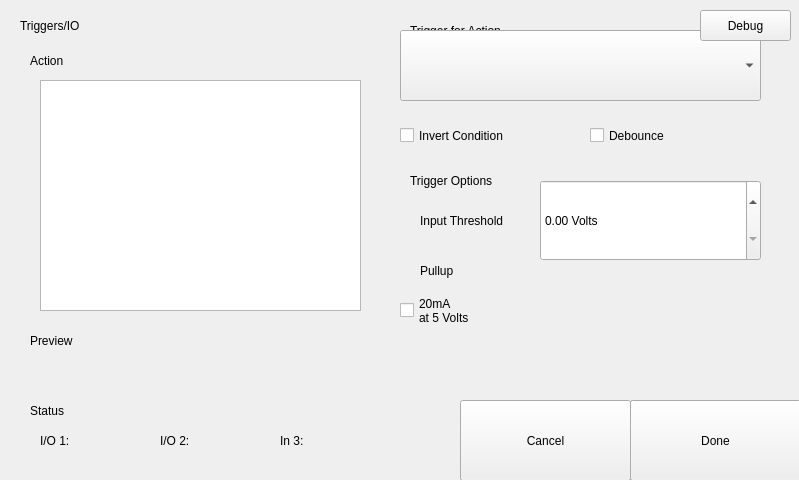
<?xml version="1.0" encoding="UTF-8"?>
<ui version="4.0">
 <class>TriggersAndIo</class>
 <widget class="QWidget" name="TriggersAndIo">
  <property name="geometry">
   <rect>
    <x>0</x>
    <y>0</y>
    <width>799</width>
    <height>480</height>
   </rect>
  </property>
  <property name="windowTitle">
   <string>Triggers</string>
  </property>
  <widget class="HeaderLabel" name="headerlabel">
   <property name="geometry">
    <rect>
     <x>20</x>
     <y>10</y>
     <width>271</width>
     <height>31</height>
    </rect>
   </property>
   <property name="text">
    <string>Triggers/IO</string>
   </property>
  </widget>
  <widget class="Backdrop" name="backdrop">
   <property name="geometry">
    <rect>
     <x>0</x>
     <y>0</y>
     <width>801</width>
     <height>481</height>
    </rect>
   </property>
  </widget>
  <widget class="Label" name="uiUnsavedChangesWarning">
   <property name="geometry">
    <rect>
     <x>420</x>
     <y>397</y>
     <width>361</width>
     <height>21</height>
    </rect>
   </property>
   <property name="text">
    <string>* Press Save to apply changes.</string>
   </property>
   <property name="alignment">
    <set>Qt::AlignRight|Qt::AlignTrailing|Qt::AlignVCenter</set>
   </property>
  </widget>
  <widget class="Button" name="uiSave">
   <property name="geometry">
    <rect>
     <x>630</x>
     <y>400</y>
     <width>171</width>
     <height>81</height>
    </rect>
   </property>
   <property name="text">
    <string>Save</string>
   </property>
   <property name="clickMarginLeft" stdset="0">
    <enum>Button::half</enum>
   </property>
  </widget>
  <widget class="Button" name="uiDone">
   <property name="geometry">
    <rect>
     <x>630</x>
     <y>400</y>
     <width>171</width>
     <height>81</height>
    </rect>
   </property>
   <property name="text">
    <string>Done</string>
   </property>
   <property name="clickMarginLeft" stdset="0">
    <enum>Button::half</enum>
   </property>
  </widget>
  <widget class="Button" name="uiCancel">
   <property name="geometry">
    <rect>
     <x>460</x>
     <y>400</y>
     <width>171</width>
     <height>81</height>
    </rect>
   </property>
   <property name="text">
    <string>Cancel</string>
   </property>
   <property name="clickMarginRight" stdset="0">
    <enum>Button::half</enum>
   </property>
  </widget>
  <widget class="Subheader" name="subheader">
   <property name="geometry">
    <rect>
     <x>30</x>
     <y>50</y>
     <width>321</width>
     <height>21</height>
    </rect>
   </property>
   <property name="text">
    <string>Action</string>
   </property>
  </widget>
  <widget class="ComboBox" name="uiTriggerList">
   <property name="geometry">
    <rect>
     <x>400</x>
     <y>30</y>
     <width>361</width>
     <height>71</height>
    </rect>
   </property>
   <property name="currentIndex">
    <number>-1</number>
   </property>
   <property name="clickMarginBottom" stdset="0">
    <enum>ComboBox::half</enum>
   </property>
  </widget>
  <widget class="Subheader" name="subheader_2">
   <property name="geometry">
    <rect>
     <x>410</x>
     <y>20</y>
     <width>371</width>
     <height>21</height>
    </rect>
   </property>
   <property name="text">
    <string>Trigger for Action</string>
   </property>
  </widget>
  <widget class="CheckBox" name="uiInvertCondition">
   <property name="geometry">
    <rect>
     <x>400</x>
     <y>100</y>
     <width>191</width>
     <height>71</height>
    </rect>
   </property>
   <property name="text">
    <string>Invert Condition</string>
   </property>
   <property name="clickMarginTop" stdset="0">
    <enum>CheckBox::half</enum>
   </property>
  </widget>
  <widget class="CheckBox" name="uiDebounce">
   <property name="geometry">
    <rect>
     <x>590</x>
     <y>100</y>
     <width>171</width>
     <height>71</height>
    </rect>
   </property>
   <property name="text">
    <string>Debounce</string>
   </property>
   <property name="clickMarginTop" stdset="0">
    <enum>CheckBox::half</enum>
   </property>
  </widget>
  <widget class="ScrollList" name="uiActionList">
   <property name="geometry">
    <rect>
     <x>40</x>
     <y>80</y>
     <width>321</width>
     <height>231</height>
    </rect>
   </property>
   <property name="editTriggers">
    <set>QAbstractItemView::NoEditTriggers</set>
   </property>
  </widget>
  <widget class="QWidget" name="uiPreview" native="true">
   <property name="geometry">
    <rect>
     <x>40</x>
     <y>350</y>
     <width>351</width>
     <height>51</height>
    </rect>
   </property>
  </widget>
  <widget class="Subheader" name="uiPreviewSubheader">
   <property name="geometry">
    <rect>
     <x>30</x>
     <y>330</y>
     <width>321</width>
     <height>21</height>
    </rect>
   </property>
   <property name="text">
    <string>Preview</string>
   </property>
  </widget>
  <widget class="QStackedWidget" name="uiIndividualTriggerConfigurationPanes">
   <property name="geometry">
    <rect>
     <x>400</x>
     <y>160</y>
     <width>401</width>
     <height>241</height>
    </rect>
   </property>
   <property name="currentIndex">
    <number>3</number>
   </property>
   <widget class="QWidget" name="uiNonePane"/>
   <widget class="QWidget" name="uiVirtualPane"/>
   <widget class="QWidget" name="uiIo1Pane">
    <widget class="DecimalSpinBox" name="uiIo1ThresholdVoltage">
     <property name="geometry">
      <rect>
       <x>140</x>
       <y>20</y>
       <width>221</width>
       <height>81</height>
      </rect>
     </property>
     <property name="suffix">
      <string> Volts</string>
     </property>
     <property name="maximum">
      <double>6.600000000000000</double>
     </property>
     <property name="singleStep">
      <double>0.100000000000000</double>
     </property>
    </widget>
    <widget class="CheckBox" name="uiIo120MAPullup">
     <property name="geometry">
      <rect>
       <x>140</x>
       <y>110</y>
       <width>151</width>
       <height>81</height>
      </rect>
     </property>
     <property name="text">
      <string>20mA at
5 Volts</string>
     </property>
    </widget>
    <widget class="CheckBox" name="uiIo11MAPullup">
     <property name="geometry">
      <rect>
       <x>0</x>
       <y>110</y>
       <width>141</width>
       <height>81</height>
      </rect>
     </property>
     <property name="text">
      <string>1mA at
5 Volts</string>
     </property>
    </widget>
    <widget class="Label" name="label_2">
     <property name="geometry">
      <rect>
       <x>20</x>
       <y>40</y>
       <width>171</width>
       <height>41</height>
      </rect>
     </property>
     <property name="text">
      <string>Input Threshold</string>
     </property>
    </widget>
    <widget class="Label" name="label_4">
     <property name="geometry">
      <rect>
       <x>20</x>
       <y>100</y>
       <width>181</width>
       <height>21</height>
      </rect>
     </property>
     <property name="text">
      <string>Pullups</string>
     </property>
    </widget>
    <widget class="Subheader" name="subheader_8">
     <property name="geometry">
      <rect>
       <x>10</x>
       <y>10</y>
       <width>241</width>
       <height>21</height>
      </rect>
     </property>
     <property name="text">
      <string>Trigger Options</string>
     </property>
    </widget>
    <zorder>label_4</zorder>
    <zorder>label_2</zorder>
    <zorder>uiIo1ThresholdVoltage</zorder>
    <zorder>uiIo11MAPullup</zorder>
    <zorder>uiIo120MAPullup</zorder>
    <zorder>subheader_8</zorder>
   </widget>
   <widget class="QWidget" name="uiIo2Pane">
    <widget class="DecimalSpinBox" name="uiIo2ThresholdVoltage">
     <property name="geometry">
      <rect>
       <x>140</x>
       <y>20</y>
       <width>221</width>
       <height>81</height>
      </rect>
     </property>
     <property name="suffix">
      <string> Volts</string>
     </property>
     <property name="maximum">
      <double>6.600000000000000</double>
     </property>
     <property name="singleStep">
      <double>0.100000000000000</double>
     </property>
    </widget>
    <widget class="CheckBox" name="uiIo220MAPullup">
     <property name="geometry">
      <rect>
       <x>0</x>
       <y>110</y>
       <width>211</width>
       <height>81</height>
      </rect>
     </property>
     <property name="text">
      <string>20mA
at 5 Volts</string>
     </property>
    </widget>
    <widget class="Label" name="label_5">
     <property name="geometry">
      <rect>
       <x>20</x>
       <y>100</y>
       <width>181</width>
       <height>21</height>
      </rect>
     </property>
     <property name="text">
      <string>Pullup</string>
     </property>
    </widget>
    <widget class="Label" name="label_6">
     <property name="geometry">
      <rect>
       <x>20</x>
       <y>40</y>
       <width>171</width>
       <height>41</height>
      </rect>
     </property>
     <property name="text">
      <string>Input Threshold</string>
     </property>
    </widget>
    <widget class="Subheader" name="subheader_7">
     <property name="geometry">
      <rect>
       <x>10</x>
       <y>10</y>
       <width>241</width>
       <height>21</height>
      </rect>
     </property>
     <property name="text">
      <string>Trigger Options</string>
     </property>
    </widget>
    <zorder>label_5</zorder>
    <zorder>label_6</zorder>
    <zorder>uiIo2ThresholdVoltage</zorder>
    <zorder>uiIo220MAPullup</zorder>
    <zorder>subheader_7</zorder>
   </widget>
   <widget class="QWidget" name="uiIo3Pane">
    <widget class="Label" name="label_7">
     <property name="geometry">
      <rect>
       <x>20</x>
       <y>0</y>
       <width>321</width>
       <height>21</height>
      </rect>
     </property>
     <property name="text">
      <string>Note: Input threshold is 5 volts.</string>
     </property>
    </widget>
   </widget>
   <widget class="QWidget" name="uiAudioPane">
    <widget class="Label" name="label">
     <property name="geometry">
      <rect>
       <x>20</x>
       <y>50</y>
       <width>81</width>
       <height>21</height>
      </rect>
     </property>
     <property name="text">
      <string>Volume</string>
     </property>
    </widget>
    <widget class="Label" name="label_9">
     <property name="geometry">
      <rect>
       <x>20</x>
       <y>110</y>
       <width>80</width>
       <height>21</height>
      </rect>
     </property>
     <property name="text">
      <string>Duration</string>
     </property>
    </widget>
    <widget class="QWidget" name="uiAudioGraph" native="true">
     <property name="geometry">
      <rect>
       <x>20</x>
       <y>160</y>
       <width>321</width>
       <height>71</height>
      </rect>
     </property>
     <property name="styleSheet">
      <string notr="true">border: 1px solid black</string>
     </property>
    </widget>
    <widget class="Label" name="uiAudioGraphLabel">
     <property name="geometry">
      <rect>
       <x>21</x>
       <y>161</y>
       <width>151</width>
       <height>31</height>
      </rect>
     </property>
     <property name="styleSheet">
      <string notr="true">
					font-size: 16px;
					background: transparent;
					color: #fff;
				
			font-size: 16px;
			background: rgba(255,255,255,127);</string>
     </property>
     <property name="text">
      <string>Audio Over Time</string>
     </property>
     <property name="alignment">
      <set>Qt::AlignCenter</set>
     </property>
    </widget>
    <widget class="Label" name="label_11">
     <property name="geometry">
      <rect>
       <x>200</x>
       <y>50</y>
       <width>41</width>
       <height>21</height>
      </rect>
     </property>
     <property name="text">
      <string>or</string>
     </property>
     <property name="alignment">
      <set>Qt::AlignCenter</set>
     </property>
    </widget>
    <widget class="DecimalSpinBox" name="uiAudioTriggerDB">
     <property name="geometry">
      <rect>
       <x>80</x>
       <y>20</y>
       <width>141</width>
       <height>71</height>
      </rect>
     </property>
     <property name="suffix">
      <string>dB</string>
     </property>
     <property name="maximum">
      <double>45.000000000000000</double>
     </property>
     <property name="singleStep">
      <double>0.100000000000000</double>
     </property>
     <property name="clickMarginBottom" stdset="0">
      <enum>DecimalSpinBox::half</enum>
     </property>
    </widget>
    <widget class="SpinBox" name="uiAudioTriggerPercent">
     <property name="geometry">
      <rect>
       <x>220</x>
       <y>20</y>
       <width>141</width>
       <height>71</height>
      </rect>
     </property>
     <property name="suffix">
      <string>%</string>
     </property>
     <property name="maximum">
      <number>100</number>
     </property>
     <property name="clickMarginBottom" stdset="0">
      <enum>SpinBox::half</enum>
     </property>
    </widget>
    <widget class="Subheader" name="subheader_4">
     <property name="geometry">
      <rect>
       <x>10</x>
       <y>10</y>
       <width>241</width>
       <height>21</height>
      </rect>
     </property>
     <property name="text">
      <string>Trigger Options</string>
     </property>
    </widget>
    <widget class="DecimalSpinBox" name="uiAudioTriggerDuration">
     <property name="geometry">
      <rect>
       <x>80</x>
       <y>90</y>
       <width>141</width>
       <height>71</height>
      </rect>
     </property>
     <property name="maximum">
      <double>999999999.000000000000000</double>
     </property>
     <property name="singleStep">
      <double>0.100000000000000</double>
     </property>
     <property name="clickMarginTop" stdset="0">
      <enum>DecimalSpinBox::half</enum>
     </property>
     <property name="units" stdset="0">
      <string>s</string>
     </property>
    </widget>
    <zorder>label</zorder>
    <zorder>label_9</zorder>
    <zorder>uiAudioGraph</zorder>
    <zorder>uiAudioGraphLabel</zorder>
    <zorder>uiAudioTriggerDB</zorder>
    <zorder>label_11</zorder>
    <zorder>uiAudioTriggerPercent</zorder>
    <zorder>uiAudioTriggerDuration</zorder>
    <zorder>subheader_4</zorder>
   </widget>
   <widget class="QWidget" name="uiMotionPane">
    <widget class="QWidget" name="uiMotionGraph" native="true">
     <property name="geometry">
      <rect>
       <x>20</x>
       <y>39</y>
       <width>321</width>
       <height>121</height>
      </rect>
     </property>
     <property name="styleSheet">
      <string notr="true">border: 1px solid black</string>
     </property>
    </widget>
    <widget class="Button" name="uiConfigureMotionTriggering">
     <property name="geometry">
      <rect>
       <x>0</x>
       <y>149</y>
       <width>361</width>
       <height>81</height>
      </rect>
     </property>
     <property name="text">
      <string>Configure Motion Triggering</string>
     </property>
    </widget>
    <widget class="Label" name="uiMotionGraphLabel">
     <property name="geometry">
      <rect>
       <x>21</x>
       <y>40</y>
       <width>151</width>
       <height>31</height>
      </rect>
     </property>
     <property name="styleSheet">
      <string notr="true">
					font-size: 16px;
					background: transparent;
					color: #fff;
				
			font-size: 16px;
			background: rgba(255,255,255,127);</string>
     </property>
     <property name="text">
      <string>Motion Over Time</string>
     </property>
     <property name="alignment">
      <set>Qt::AlignCenter</set>
     </property>
    </widget>
    <widget class="Subheader" name="subheader_5">
     <property name="geometry">
      <rect>
       <x>10</x>
       <y>10</y>
       <width>241</width>
       <height>21</height>
      </rect>
     </property>
     <property name="text">
      <string>Trigger Options</string>
     </property>
    </widget>
    <zorder>uiMotionGraph</zorder>
    <zorder>uiMotionGraphLabel</zorder>
    <zorder>uiConfigureMotionTriggering</zorder>
    <zorder>subheader_5</zorder>
   </widget>
   <widget class="QWidget" name="uiDelayPane">
    <widget class="DecimalSpinBox" name="uiDelayAmount">
     <property name="geometry">
      <rect>
       <x>50</x>
       <y>20</y>
       <width>151</width>
       <height>81</height>
      </rect>
     </property>
     <property name="decimals">
      <number>2</number>
     </property>
     <property name="maximum">
      <double>99999999.000000000000000</double>
     </property>
     <property name="singleStep">
      <double>0.010000000000000</double>
     </property>
     <property name="units" stdset="0">
      <string>s</string>
     </property>
    </widget>
    <widget class="Label" name="label_8">
     <property name="geometry">
      <rect>
       <x>20</x>
       <y>40</y>
       <width>51</width>
       <height>41</height>
      </rect>
     </property>
     <property name="text">
      <string>Delay</string>
     </property>
    </widget>
    <widget class="Subheader" name="subheader_6">
     <property name="geometry">
      <rect>
       <x>10</x>
       <y>10</y>
       <width>241</width>
       <height>21</height>
      </rect>
     </property>
     <property name="text">
      <string>Trigger Options</string>
     </property>
    </widget>
    <zorder>label_8</zorder>
    <zorder>uiDelayAmount</zorder>
    <zorder>subheader_6</zorder>
   </widget>
   <widget class="QWidget" name="uiCombPane"/>
   <widget class="QWidget" name="uiTogglePane"/>
   <widget class="QWidget" name="uiShutterPane"/>
   <widget class="QWidget" name="uiRecordingPane"/>
   <widget class="QWidget" name="uiDispFramePane"/>
   <widget class="QWidget" name="uiStartRecPane"/>
   <widget class="QWidget" name="uiEndRecPane"/>
   <widget class="QWidget" name="uiNextSegPane"/>
   <widget class="QWidget" name="uiTimingIoPane"/>
   <widget class="QWidget" name="uiAlwaysHighPane"/>
  </widget>
  <widget class="QPushButton" name="uiDebug">
   <property name="geometry">
    <rect>
     <x>700</x>
     <y>10</y>
     <width>91</width>
     <height>31</height>
    </rect>
   </property>
   <property name="focusPolicy">
    <enum>Qt::NoFocus</enum>
   </property>
   <property name="text">
    <string>Debug</string>
   </property>
  </widget>
  <widget class="Subheader" name="uiIOStatusSubheader">
   <property name="geometry">
    <rect>
     <x>30</x>
     <y>400</y>
     <width>321</width>
     <height>21</height>
    </rect>
   </property>
   <property name="text">
    <string>Status</string>
   </property>
  </widget>
  <widget class="Label" name="uiIOStatLabel1">
   <property name="geometry">
    <rect>
     <x>40</x>
     <y>420</y>
     <width>41</width>
     <height>41</height>
    </rect>
   </property>
   <property name="text">
    <string>I/O 1:</string>
   </property>
  </widget>
  <widget class="Label" name="uiUIStatLabel2">
   <property name="geometry">
    <rect>
     <x>160</x>
     <y>420</y>
     <width>41</width>
     <height>41</height>
    </rect>
   </property>
   <property name="text">
    <string>I/O 2:</string>
   </property>
  </widget>
  <widget class="Label" name="uiIOStatLabel3">
   <property name="geometry">
    <rect>
     <x>280</x>
     <y>420</y>
     <width>31</width>
     <height>41</height>
    </rect>
   </property>
   <property name="text">
    <string>In 3:</string>
   </property>
  </widget>
  <widget class="FeedbackLabel" name="uiIoStat1">
   <property name="geometry">
    <rect>
     <x>90</x>
     <y>430</y>
     <width>61</width>
     <height>21</height>
    </rect>
   </property>
  </widget>
  <widget class="FeedbackLabel" name="uiIoStat2">
   <property name="geometry">
    <rect>
     <x>210</x>
     <y>430</y>
     <width>61</width>
     <height>21</height>
    </rect>
   </property>
  </widget>
  <widget class="FeedbackLabel" name="uiIoStat3">
   <property name="geometry">
    <rect>
     <x>320</x>
     <y>430</y>
     <width>61</width>
     <height>21</height>
    </rect>
   </property>
  </widget>
  <zorder>backdrop</zorder>
  <zorder>headerlabel</zorder>
  <zorder>uiUnsavedChangesWarning</zorder>
  <zorder>uiSave</zorder>
  <zorder>uiDone</zorder>
  <zorder>subheader</zorder>
  <zorder>subheader_2</zorder>
  <zorder>uiTriggerList</zorder>
  <zorder>uiInvertCondition</zorder>
  <zorder>uiDebounce</zorder>
  <zorder>uiActionList</zorder>
  <zorder>uiPreviewSubheader</zorder>
  <zorder>uiIndividualTriggerConfigurationPanes</zorder>
  <zorder>uiPreview</zorder>
  <zorder>uiCancel</zorder>
  <zorder>uiDebug</zorder>
  <zorder>uiIOStatusSubheader</zorder>
  <zorder>uiIOStatLabel1</zorder>
  <zorder>uiUIStatLabel2</zorder>
  <zorder>uiIOStatLabel3</zorder>
  <zorder>uiIoStat1</zorder>
  <zorder>uiIoStat2</zorder>
  <zorder>uiIoStat3</zorder>
 </widget>
 <customwidgets>
  <customwidget>
   <class>Backdrop</class>
   <extends>QLabel</extends>
   <header>backdrop</header>
  </customwidget>
  <customwidget>
   <class>Button</class>
   <extends>QPushButton</extends>
   <header>button</header>
  </customwidget>
  <customwidget>
   <class>CheckBox</class>
   <extends>QCheckBox</extends>
   <header>check_box</header>
  </customwidget>
  <customwidget>
   <class>ComboBox</class>
   <extends>QComboBox</extends>
   <header>combo_box</header>
  </customwidget>
  <customwidget>
   <class>DecimalSpinBox</class>
   <extends>QDoubleSpinBox</extends>
   <header>decimal_spin_box</header>
  </customwidget>
  <customwidget>
   <class>FeedbackLabel</class>
   <extends>QLabel</extends>
   <header>feedback_label</header>
  </customwidget>
  <customwidget>
   <class>HeaderLabel</class>
   <extends>QLabel</extends>
   <header>header_label</header>
  </customwidget>
  <customwidget>
   <class>Label</class>
   <extends>QLabel</extends>
   <header>label</header>
  </customwidget>
  <customwidget>
   <class>ScrollList</class>
   <extends>QListView</extends>
   <header>scroll_list</header>
  </customwidget>
  <customwidget>
   <class>SpinBox</class>
   <extends>QSpinBox</extends>
   <header>spin_box</header>
  </customwidget>
  <customwidget>
   <class>Subheader</class>
   <extends>QLabel</extends>
   <header>subheader</header>
  </customwidget>
 </customwidgets>
 <tabstops>
  <tabstop>uiDone</tabstop>
  <tabstop>uiSave</tabstop>
  <tabstop>uiActionList</tabstop>
  <tabstop>uiTriggerList</tabstop>
  <tabstop>uiInvertCondition</tabstop>
  <tabstop>uiDebounce</tabstop>
  <tabstop>uiIo1ThresholdVoltage</tabstop>
  <tabstop>uiIo11MAPullup</tabstop>
  <tabstop>uiIo120MAPullup</tabstop>
  <tabstop>uiIo2ThresholdVoltage</tabstop>
  <tabstop>uiIo220MAPullup</tabstop>
  <tabstop>uiAudioTriggerDB</tabstop>
  <tabstop>uiAudioTriggerPercent</tabstop>
  <tabstop>uiAudioTriggerDuration</tabstop>
  <tabstop>uiConfigureMotionTriggering</tabstop>
  <tabstop>uiDelayAmount</tabstop>
  <tabstop>uiCancel</tabstop>
 </tabstops>
 <resources>
  <include location="../../assets.qrc"/>
 </resources>
 <connections/>
</ui>
